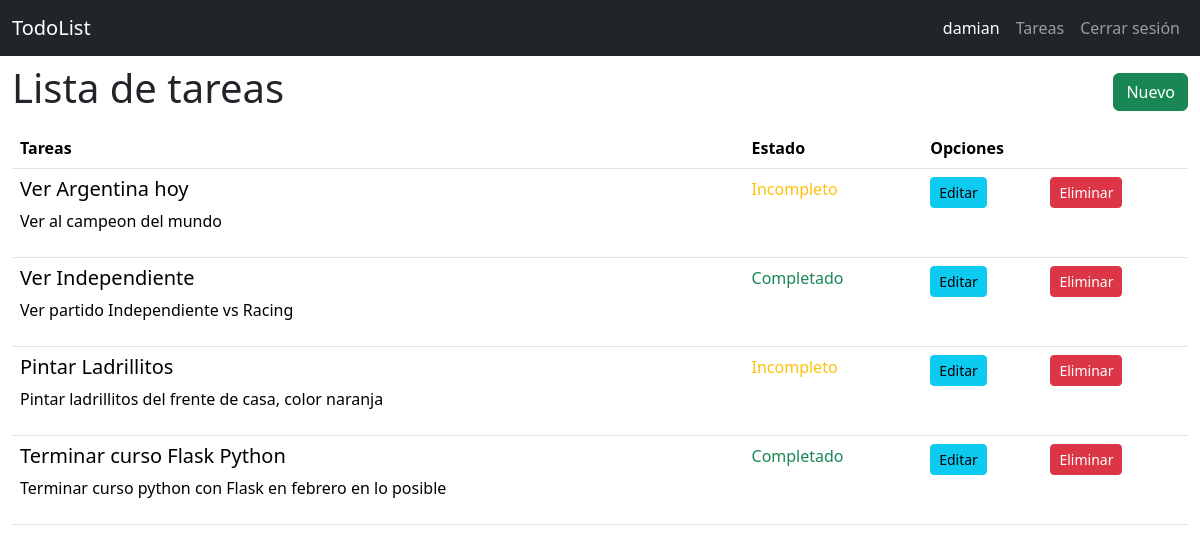
Page /todo/list/ (signed in) on the earlier database version.
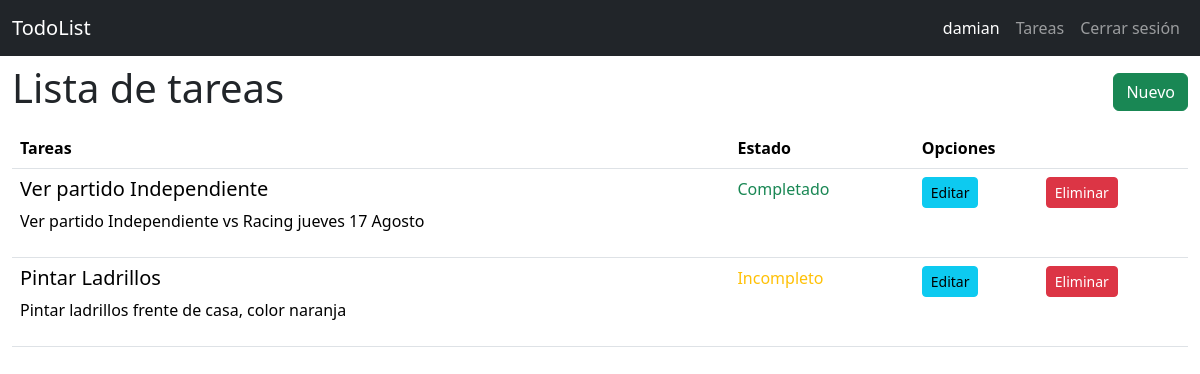
Same page on the later database version.
### todor/models.py (models this page shows, shortened)
class User(db.Model):
    id = db.Column(db.Integer, primary_key=True)
    username = db.Column(db.String(20), unique= True, nullable=False)
    password = db.Column(db.Text, nullable=False)

class Todo(db.Model):
    id = db.Column(db.Integer, primary_key=True)
    created_by = db.Column(db.Integer, db.ForeignKey('user.id'), nullable=False)# Se crea relacion con el usuario
    title = db.Column(db.String(100), nullable=False)
    desc = db.Column(db.Text)
    state= db.Column(db.Boolean, default=False)

### todor/todo.py (the view)
@bp.route('list/')
@login_required
def index():
    todos=Todo.query.all()
    return render_template('todo/index.html', todos=todos)

### todor/auth.py (called while the page is built)
@bp.before_app_request #Ejecuta la función en cada petición
def load_logged_in_used():
    user_id=session.get('user_id') #Obtiene el id del usuario que tiene la sesion
    if user_id is None:
        g.user=None
    else:
        g.user=User.query.get_or_404(user_id)

def login_required(view):
    @functools.wraps(view)
    def wraps_view(** kwargs):
         if g.user is None:
              return redirect(url_for('auth.login'))
         return view(**kwargs)
    return wraps_view

### todor/templates/todo/index.html
{% extends 'base.html'%}
{% block content %}
<section class="container-fluid">
    <nav class="navbar">
        <h1>{% block title%} Lista de tareas {% endblock %}</h1>
        <a href="{{ url_for('todo.create')}}" class="btn btn-success"> Nuevo </a>
    </nav>
    <table class="table">
        <thead>
            <tr>
                <th class="col">Tareas</th>
                <th class="col">Estado</th>
                <th class="col" colspan="2">Opciones</th>
            </tr>
        </thead>
        <tbody>
            {% for todo in todos | reverse %}
            {% if g.user.id == todo.created_by %}
            <tr>
                <td>
                    <h5> {{todo.title}}</h5>
                    <p>{{todo.desc}}</p>
                </td>
                <td>
                     {% if todo.state== false %}
                     <span class="text-warning"> Incompleto </span>
                     {% else %}
                     <span class="text-success"> Completado </span>
                     {% endif %}
                </td>
                <td>
                    <a href="{{ url_for('todo.update', id=todo.id)}}" class="btn btn-info btn-sm"> Editar</a>
                </td>
                <td>
                    <a href="{{ url_for('todo.delete', id=todo.id)}}" class="btn btn-danger btn-sm"> Eliminar</a>
                </td>
            </tr>
            {% endif %}
            {% endfor %}
        </tbody>
    </table>
</section>
{% endblock %}

### todor/templates/base.html (shortened to what this page needs)
<!DOCTYPE html>
<html lang="en">
<head>
    <link href="https://cdn.jsdelivr.net/npm/bootstrap@5.3.2/dist/css/bootstrap.min.css" rel="stylesheet"
>
</head>
<body>
    <nav class="navbar navbar-expand-sm navbar-dark bg-dark"  data-bs-theme="dark">
        <div class="container-fluid">
          <a class="navbar-brand" href="{{ url_for('index')}}"> TodoList</a>
          <div class="collapse navbar-collapse justify-content-end" id="navbarNav">
            <ul class="navbar-nav">
              {% if g.user %}
                <li class="nav-item">
                  <span  class=" nav-link active" > {{g.user.username}}</span>
                </li>
                <li class="nav-item">
                  <a class="nav-link" href="{{ url_for('todo.index')}}">Tareas</a>
                </li>
                <li class="nav-item">
                  <a class="nav-link" href="{{url_for('auth.logout')}}">Cerrar sesión</a>
                </li>
              {% endif %}
            </ul>
          </div>
        </div>
    </nav>
    {% block content %}
    {% endblock %}
</body>
</html>

Differences in the rows shown:
removed Todo: title "Ver Argentina hoy", desc "Ver al campeon del mundo", state "Incompleto"
removed Todo: title "Terminar curso Flask Python", desc "Terminar curso python con Flask en febrero en lo posible", state "Completado"
changed Todo: title "Ver Independiente" → "Ver partido Independiente"; desc "Ver partido Independiente vs Racing" → "Ver partido Independiente vs Racing jueves 17 Agosto"
changed Todo: title "Pintar Ladrillitos" → "Pintar Ladrillos"; desc "Pintar ladrillitos del frente de casa, color naranja" → "Pintar ladrillos frente de casa, color naranja"
